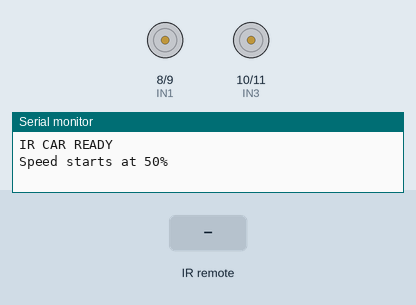
Bench run of a sketch on a simulated Arduino Uno, built with avr-gcc and run on an emulated ATmega328P. Parts: motor-driver pin pairs drawn as motors (green arrow = first pin HIGH = forward, orange = second pin HIGH = backward, longer = more drive, scaled by the enable pin), the last lines printed to the serial monitor. The inputs (shaded band) are chosen by the test bench.

Above: at 1.2 s.
1.3 s: infrared code 0x09 received
At 1.47 s:
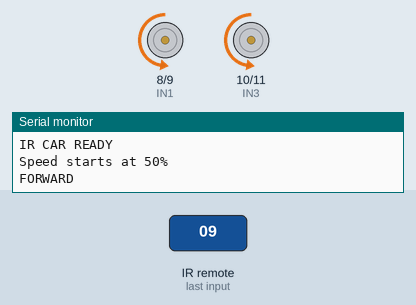
3.1 s: infrared code 0x07 received
At 3.27 s:
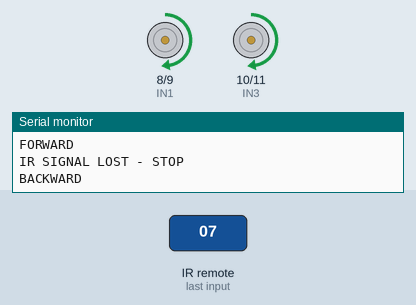
4.9 s: infrared code 0x44 received
At 5.07 s:
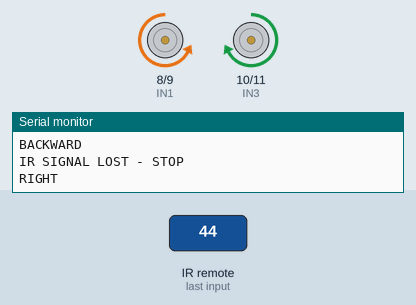
6.7 s: infrared code 0x43 received
At 6.87 s:
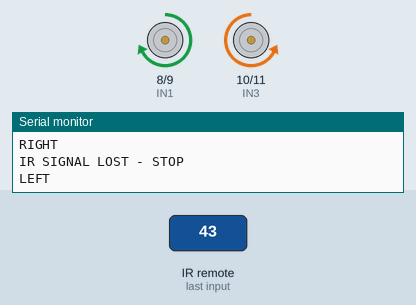
Timing chart, 0 to 9.5 s (numbered marks = the images above; inputs shaded):
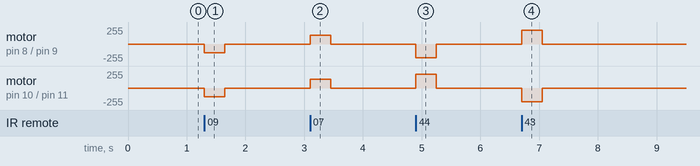

Measured:
- after the input at 1.3 s, motor on pin 8 (IN1) / pin 9 (IN2), motor on pin 10 (IN3) / pin 11 (IN4): stopped → backward 128/255 at once, → stopped 0.35 s later
- after the input at 3.1 s, motor on pin 8 (IN1) / pin 9 (IN2), motor on pin 10 (IN3) / pin 11 (IN4): stopped → forward 128/255 at once, → stopped 0.35 s later
- after the input at 4.9 s, motor on pin 8 (IN1) / pin 9 (IN2): stopped → backward 204/255 at once, → stopped 0.35 s later; motor on pin 10 (IN3) / pin 11 (IN4): stopped → forward 204/255 at once, → stopped 0.35 s later
- after the input at 6.7 s, motor on pin 8 (IN1) / pin 9 (IN2): stopped → forward 204/255 at once, → stopped 0.35 s later; motor on pin 10 (IN3) / pin 11 (IN4): stopped → backward 204/255 at once, → stopped 0.35 s later

The sketch:

remote_car.ino
```cpp
#include <IRremote.hpp>

// ---------------- PINS ----------------
#define IR_RECEIVE_PIN 2

#define IN1 8
#define IN2 9
#define IN3 10
#define IN4 11

#define ENA 5
#define ENB 6

// ---------------- IR COMMANDS ----------------

// Movement
#define FORWARD_CODE 0x09
#define BACKWARD_CODE 0x07
#define RIGHT_CODE 0x44
#define LEFT_CODE 0x43
#define STOP_CODE 0x45

// Speed buttons
#define SPEED1_CODE 0x0C
#define SPEED2_CODE 0x18
#define SPEED3_CODE 0x5E
#define SPEED4_CODE 0x08
#define SPEED5_CODE 0x1C
#define SPEED6_CODE 0x5A
#define SPEED7_CODE 0x42
#define SPEED8_CODE 0x52
#define SPEED9_CODE 0x4A

// ---------------- SPEED ----------------

int speedLevel = 5;  // Start at 50%

int getSpeed() {
  return map(speedLevel, 1, 9, 26, 230);
}

// ---------------- TIMING ----------------

// How long we allow the car to continue after
// the last valid IR command/repeat.
const unsigned long SIGNAL_TIMEOUT = 350;

unsigned long lastMovementSignal = 0;

// ---------------- MOTION STATE ----------------

enum Motion {
  STOPPED,
  FORWARD_MOTION,
  BACKWARD_MOTION,
  LEFT_TURN,
  RIGHT_TURN
};

Motion currentMotion = STOPPED;

// ---------------- MOTOR FUNCTIONS ----------------

// These are your confirmed working directions.

void forward() {
  digitalWrite(IN1, LOW);
  digitalWrite(IN2, HIGH);

  digitalWrite(IN3, LOW);
  digitalWrite(IN4, HIGH);
}

void backward() {
  digitalWrite(IN1, HIGH);
  digitalWrite(IN2, LOW);

  digitalWrite(IN3, HIGH);
  digitalWrite(IN4, LOW);
}

void left() {
  digitalWrite(IN1, HIGH);
  digitalWrite(IN2, LOW);

  digitalWrite(IN3, LOW);
  digitalWrite(IN4, HIGH);
}

void right() {
  digitalWrite(IN1, LOW);
  digitalWrite(IN2, HIGH);

  digitalWrite(IN3, HIGH);
  digitalWrite(IN4, LOW);
}

void stopCar() {
  analogWrite(ENA, 0);
  analogWrite(ENB, 0);

  digitalWrite(IN1, LOW);
  digitalWrite(IN2, LOW);

  digitalWrite(IN3, LOW);
  digitalWrite(IN4, LOW);
}

// ---------------- APPLY SPEED ----------------

void applyCurrentSpeed() {

  int s = getSpeed();

  switch (currentMotion) {

    case FORWARD_MOTION:
      forward();
      analogWrite(ENA, s);
      analogWrite(ENB, s);
      break;

    case BACKWARD_MOTION:
      backward();
      analogWrite(ENA, s);
      analogWrite(ENB, s);
      break;

    default:
      break;
  }
}

// ---------------- MOVEMENT ----------------

void moveForward() {

  currentMotion = FORWARD_MOTION;
  lastMovementSignal = millis();

  forward();

  int s = getSpeed();

  analogWrite(ENA, s);
  analogWrite(ENB, s);
}

void moveBackward() {

  currentMotion = BACKWARD_MOTION;
  lastMovementSignal = millis();

  backward();

  int s = getSpeed();

  analogWrite(ENA, s);
  analogWrite(ENB, s);
}

// ---------------- LEFT ----------------

void turnLeft() {

  lastMovementSignal = millis();

  int s = getSpeed();

  // If the car is moving, make a differential turn.
  if (currentMotion == FORWARD_MOTION) {

    forward();

    // Left slower, right normal.
    analogWrite(ENA, s * 0.4);
    analogWrite(ENB, s);

    return;
  }

  if (currentMotion == BACKWARD_MOTION) {

    backward();

    // Left slower, right normal.
    analogWrite(ENA, s * 0.4);
    analogWrite(ENB, s);

    return;
  }

  // Stationary = strong pivot.
  currentMotion = LEFT_TURN;

  left();

  analogWrite(ENA, 204);  // 80%
  analogWrite(ENB, 204);  // 80%
}

// ---------------- RIGHT ----------------

void turnRight() {

  lastMovementSignal = millis();

  int s = getSpeed();

  if (currentMotion == FORWARD_MOTION) {

    forward();

    // Right slower, left normal.
    analogWrite(ENA, s);
    analogWrite(ENB, s * 0.4);

    return;
  }

  if (currentMotion == BACKWARD_MOTION) {

    backward();

    // Right slower, left normal.
    analogWrite(ENA, s);
    analogWrite(ENB, s * 0.4);

    return;
  }

  // Stationary = strong pivot.
  currentMotion = RIGHT_TURN;

  right();

  analogWrite(ENA, 204);  // 80%
  analogWrite(ENB, 204);  // 80%
}

// ---------------- STOP ----------------

void doStop() {

  currentMotion = STOPPED;
  stopCar();

  Serial.println("STOP");
}

// ---------------- SPEED ----------------

void setSpeed(int newLevel) {

  speedLevel = newLevel;

  int pwm = getSpeed();

  Serial.print("SPEED: ");
  Serial.print(speedLevel);
  Serial.print(" (");
  Serial.print(speedLevel * 10);
  Serial.print("%) PWM=");
  Serial.println(pwm);

  // If currently driving straight, immediately change speed.
  if (currentMotion == FORWARD_MOTION ||
      currentMotion == BACKWARD_MOTION) {

    applyCurrentSpeed();
  }
}

// ---------------- SETUP ----------------

void setup() {

  Serial.begin(9600);

  pinMode(IN1, OUTPUT);
  pinMode(IN2, OUTPUT);
  pinMode(IN3, OUTPUT);
  pinMode(IN4, OUTPUT);

  pinMode(ENA, OUTPUT);
  pinMode(ENB, OUTPUT);

  stopCar();

  IrReceiver.begin(IR_RECEIVE_PIN, ENABLE_LED_FEEDBACK);

  Serial.println("IR CAR READY");
  Serial.println("Speed starts at 50%");
}

// ---------------- LOOP ----------------

void loop() {

  // ---------------- IR ----------------

  if (IrReceiver.decode()) {

    uint8_t command = IrReceiver.decodedIRData.command;
    uint8_t flags = IrReceiver.decodedIRData.flags;

    bool isRepeat =
      (flags & IRDATA_FLAGS_IS_REPEAT);

    // Ignore invalid command 0x00 unless it is a repeat.
    if (command != 0x00 || isRepeat) {

      // Movement command or repeat
      if (command == FORWARD_CODE) {

        if (!isRepeat) {
          Serial.println("FORWARD");
        }

        moveForward();
      }

      else if (command == BACKWARD_CODE) {

        if (!isRepeat) {
          Serial.println("BACKWARD");
        }

        moveBackward();
      }

      else if (command == LEFT_CODE) {

        if (!isRepeat) {
          Serial.println("LEFT");
        }

        turnLeft();
      }

      else if (command == RIGHT_CODE) {

        if (!isRepeat) {
          Serial.println("RIGHT");
        }

        turnRight();
      }

      else if (command == STOP_CODE) {

        doStop();
      }

      // Speed buttons are NOT movement commands.
      else if (command == SPEED1_CODE) {
        setSpeed(1);
      }

      else if (command == SPEED2_CODE) {
        setSpeed(2);
      }

      else if (command == SPEED3_CODE) {
        setSpeed(3);
      }

      else if (command == SPEED4_CODE) {
        setSpeed(4);
      }

      else if (command == SPEED5_CODE) {
        setSpeed(5);
      }

      else if (command == SPEED6_CODE) {
        setSpeed(6);
      }

      else if (command == SPEED7_CODE) {
        setSpeed(7);
      }

      else if (command == SPEED8_CODE) {
        setSpeed(8);
      }

      else if (command == SPEED9_CODE) {
        setSpeed(9);
      }

      else if (!isRepeat) {
        Serial.print("UNKNOWN COMMAND: 0x");
        Serial.println(command, HEX);
      }
    }

    IrReceiver.resume();
  }


  // ---------------- FAILSAFE ----------------

  // If we are in any movement state and haven't
  // heard from the remote recently, stop.

  if (currentMotion != STOPPED) {

    if (millis() - lastMovementSignal > SIGNAL_TIMEOUT) {

      Serial.println("IR SIGNAL LOST - STOP");

      currentMotion = STOPPED;
      stopCar();
    }
  }
}
```
